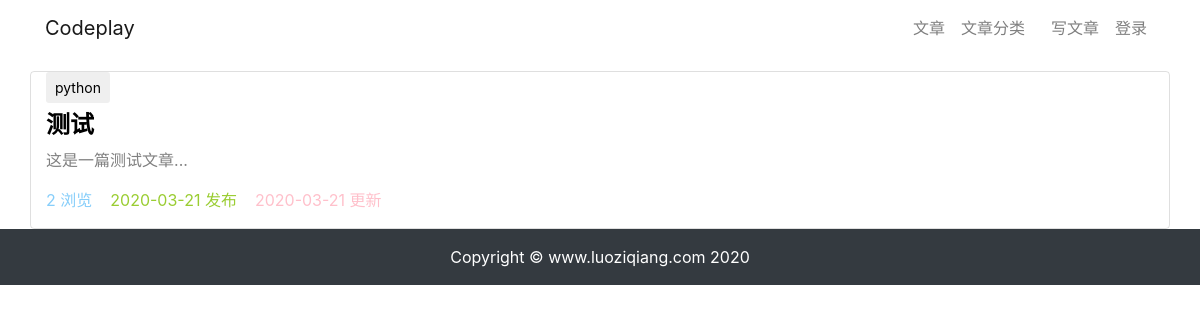
Screenshot of /blog/category/1/ with the database file from the repository.
### my_blog/models.py (models this page shows, shortened)
class ArticlePost(models.Model):
    author = models.ForeignKey(User, on_delete=models.CASCADE)
    title = models.CharField(max_length=100)
    total_view = models.PositiveIntegerField(default=0)
    body = models.TextField()
    created = models.DateTimeField(default=timezone.now)
    updated = models.DateTimeField(auto_now=True)
    column = models.ForeignKey(
        ArticleColumn,
        null=True,
        blank=True,
        on_delete=models.CASCADE,
        related_name='article'
    )
    class Meta:
        ordering = ('-created',)

class ArticleColumn(models.Model):
    title = models.CharField(max_length=100, blank=True)
    created = models.DateTimeField(default=timezone.now)
    def __str__(self):
        return self.title

### my_blog/views.py (the view)
# urls.py: path('category/<int:category_id>/',views.category_articles, name='category_articles'),
def category_articles(request, category_id):
    print(category_id)
    category_name = ArticleColumn.objects.get(id=category_id)
    print(category_name)
    articles = ArticlePost.objects.filter(column=category_name)
    return  render(request, 'my_blog/category_articles.html', {'articles': articles})

### templates/my_blog/category_articles.html (shortened to what this page needs)
{% extends 'base.html' %}
{% load staticfiles %}
{% block content %}
    <div class="container">
        <div class="row">
            {% for article in articles %}
                <div class="col-12 article-card" style=" border: 1px solid #00000020; margin-top: 15px ; border-radius: 4px">
            {% if article.column %}
                <button type="button"
                    class="btn btn-sm mb-2
                    "
                >
                    {{ article.column }}
                </button>
            {% endif %}
            <h4>
                <b>
                    <a href="{% url 'my_blog:article_detail' article.id %}"
                       style="color: black;"
                    >
                        {{ article.title }}
                    </a>
                </b>
            </h4>
            <div>
                <p style="color: gray;">
                    {{ article.body|slice:'100' }}...
                </p>
            </div>
            <p>
                <span style="color: lightskyblue;">
                    {{ article.total_view}} 浏览&nbsp;&nbsp;&nbsp;
                </span>
                <span style="color: yellowgreen;">
                    {{ article.created|date:'Y-m-d' }} 发布&nbsp;&nbsp;&nbsp;
                </span>
                <span style="color: pink;">
                    {{ article.updated|date:'Y-m-d' }} 更新
                </span>
            </p>
        </div>
    {% endfor %}
    </div>
</div>
{% endblock %}

### templates/base.html (style rules this page uses)
html, body { height: 100%; margin: 0; }

### rows the page displays
ArticlePost: column "python", title "测试", body "这是一篇测试文章", total_view "2", created "2020-03-21", updated "2020-03-21"
